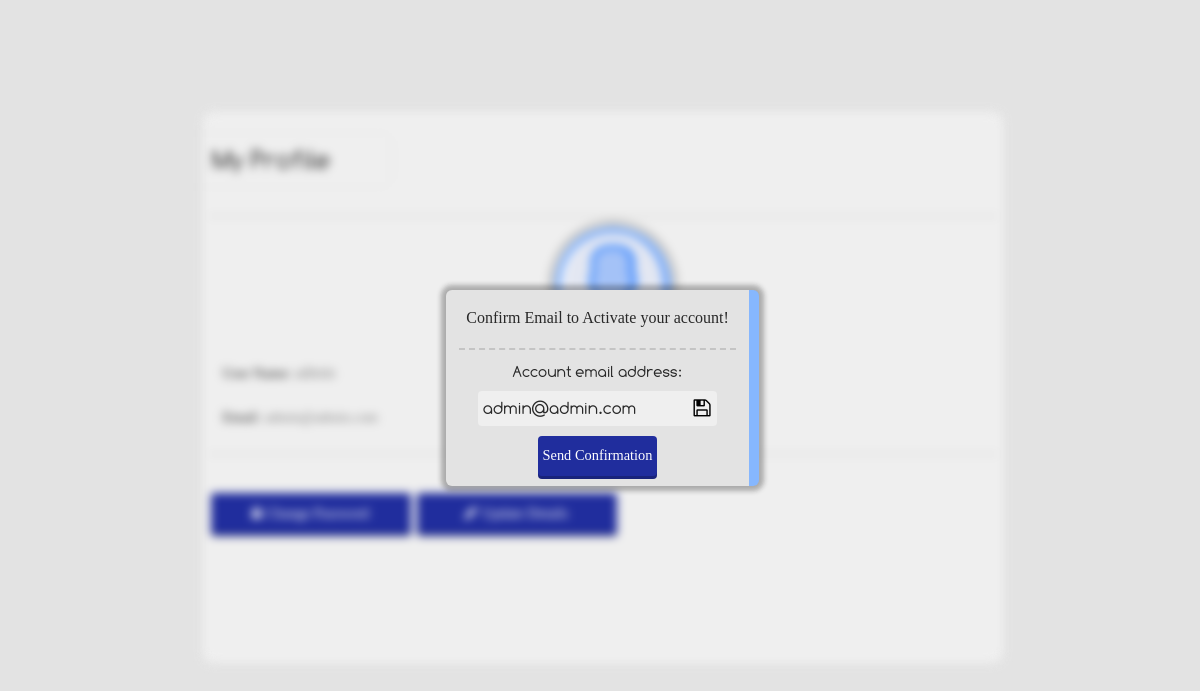
The app's page /my_profile (signed in), older data.
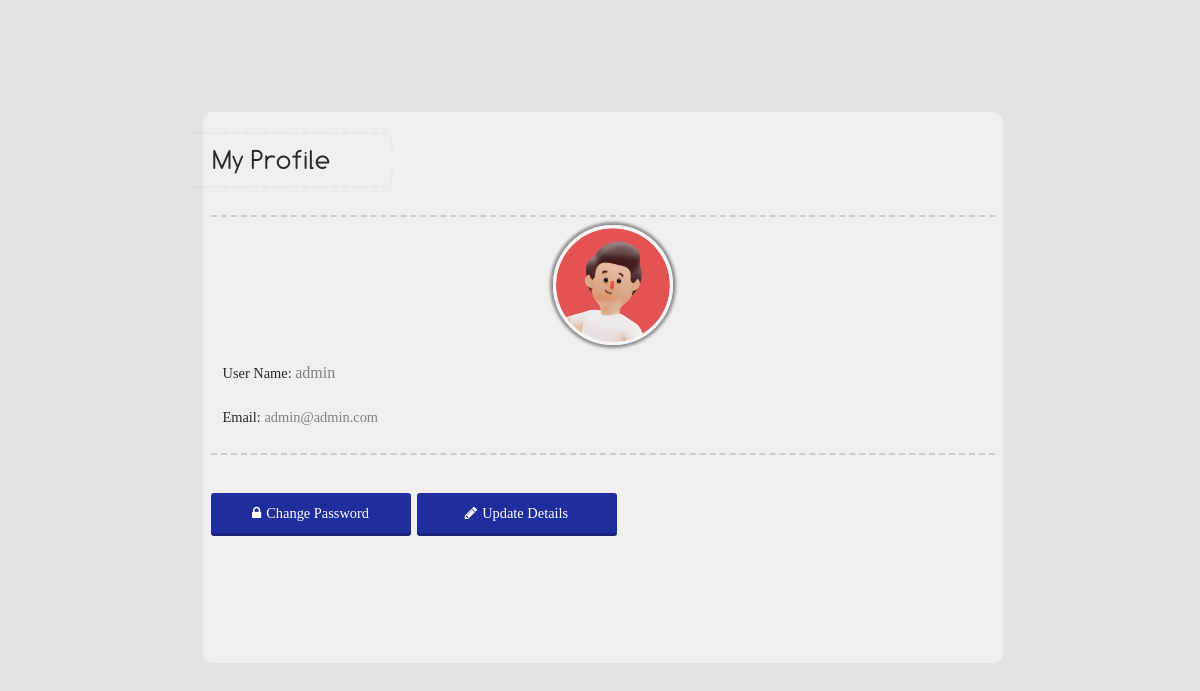
The same page, newer data.
### website/models.py (models this page shows, shortened)
class Users(db.Model, UserMixin):
    user_id = db.Column(db.Integer, primary_key=True)
    username = db.Column(db.String(50))
    email = db.Column(db.String(150), unique=True)
    password = db.Column(db.String(150))
    status = db.Column(db.String(50))
    avatar = db.Column(db.String(50))
    type = db.Column(db.Integer, db.ForeignKey('user_type.type_id'))
    misc = db.Column(db.String(1024))
    date = db.Column(db.DateTime(timezone=True), default=manila_time)

### website/user_control.py (the view)
@user_control.route('/my_profile', methods=['GET', 'POST'])
@login_required
def show_profile():
    sent = request.args.get('sent')
    if sent is None:
        sent = 'false'
    return render_template("profile.html", user=current_user, page='my_profile', sent=sent)

### website/templates/profile.html (shortened to what this page needs)
{% extends "base_headless.html" %}
{% block extra_css %}
<link id='maine' rel="stylesheet" href="{{ url_for('static', filename='css/profile_page.css') }}">
{% endblock %}
{% block contents %}
<div class="profile_page_main_con">
{% if page == 'my_profile' %}
	<div class="profile_page_con  primary_background primary_color {% if user.status != 'confirmed' %}blured_out{% endif %}" style=''>
		<div class="profile_title">
			<div>My Profile</div>
		</div>
		<hr class='line_2'>
		<div class="profile_details">
			<div class='avatar_con'> <img class='avatar_' src="{{ url_for('static', filename='images/'+current_user.avatar+'.png') }}" /></div>
		</div>
		<div class="profile_details normal">
			<p><span>User Name: </span> <span class="grayed_out normal" id="username">{{ user.username }}</span></p>
			<p><span>Email: </span> <span class="grayed_out">{{ user.email }}</span></p>
		</div>
			<hr class='line_2'>
	<div class="pro_button_kon">
		<button class="df_button secondary_background pro_button_ normal cpass_button" onclick='go_to("change_pass")'>
			<span class="fa fa-lock"></span> <span>Change Password</span>
		</button>
		<div class="df_button secondary_background normal pro_button_ edit_button" onclick='go_to("edit_profile")'>
			<span class="fa fa-pencil"></span> <span>Update Details</span>
		</div>
	</div>
	<div class="pro_button_kon">
	</div>
	</div>
{% if user.status != 'confirmed' %}
	{% if sent == 'true' %}
	<div class="confirm_email_con" style="">
	<span class='em_text normal'>Email Sent to: {{ user.email }}, <br>check your inbox.</span>
	<hr class='line_2' >
		<button class=" df_button normal primary_color_invert conf_but" onclick='showToast("Sending Email...");go_to("/confirm_email")'>Re Send </button>
	</div>
	{% else %}
	<div class="confirm_email_con" style="">
	<span class='em_text normal'>Confirm Email to Activate your account!</span>
	<hr class='line_2' >
	Account email address:
	<div class="flexed input_email">
		<input class="ls_form_in_" onchange="HAS_CHANGES = true;" value='{{ user.email }}' id="user_email" type="email"> <button onclick="updateEmailAddress();" class="df_button_flat medium "> <span class="fa fa-save"> &nbsp; </span></button>
	</div>
		<button class=" df_button normal primary_color_invert conf_but" onclick='showToast("Sending Email...");go_to("/confirm_email");updateEmailAddress(true);'>Send Confirmation</button>
	</div>
		{% endif %}
{% endif %}
{% endif %}
</div>
{% endblock %}

### website/templates/base_headless.html (shortened to what this page needs)
<!DOCTYPE html>
<html lang="en">
<head>
	<link rel="stylesheet" href="{{ url_for('static', filename='css/main.css') }}">
	<link rel="stylesheet" href="{{ url_for('static', filename='css/animate.min.css') }}">
	<link rel="stylesheet" href="{{ url_for('static', filename='css/custom_contextmenu.css') }}">
	<link rel="stylesheet" href="{{ url_for('static', filename='css/modal_styles.css') }}">
	<link rel="stylesheet" href="{{ url_for('static', filename='css/modal_views.css') }}">
	<link rel="stylesheet" href="{{ url_for('static', filename='css/daimofuu_buttons.css') }}">
	<link rel="stylesheet" href="{{ url_for('static', filename='css/daimofuu_textfield.css') }}">
	<link rel="stylesheet" href="{{ url_for('static', filename='css/typography.css') }}">
	{% block extra_css %} {% endblock %}
	<link id='' rel="stylesheet" href="{{ url_for('static', filename='css/loader.css') }}">
	{% if get_theme() == 'dark' %}
	<link  id='theme' rel="stylesheet" href="{{ url_for('static', filename='css/coloring_dark.css') }}">
	{% else %}
	<link  id='theme' rel="stylesheet" href="{{ url_for('static', filename='css/coloring.css') }}">
	{% endif %}
	<link rel="stylesheet" href="{{ url_for('static', filename='css/font-awesome.css') }}">
</head>
<body class="primary_background primary_color" id="main_body">
{% block contents %}
{%endblock%}
</body>
</html>

### website/static/css/main.css (style rules this page uses)
body { margin:0; font-family:Comfortaa; min-height:100%; padding:0px; color:white; }
.line_2 { width:98%; border:none; border-bottom:dashed rgba(70,70,70,0.2) 2px; }

### website/static/css/modal_styles.css (style rules this page uses)
button { cursor:pointer; }

### website/static/css/daimofuu_buttons.css (style rules this page uses)
.df_button { min-width:40px; min-height:40px; cursor:pointer; border:none; outline:none; background-color:none; border-radius:8px; padding:5px; box-shadow:0 3px 0 var(--secondary_color_darker); user-select:none; -webkit-transition:0.05s; transition:0.05s; }

### website/static/css/typography.css (style rules this page uses)
body, html { font-family:Gotham Rounded; }
.normal { font-size:16px; line-height:15px; font-family: 'Gotham Rounded'; }

### website/static/css/profile_page.css (style rules this page uses)
.profile_page_main_con { box-sizing:border-box; width:100%; height:auto; min-height:100vh; position:relative; background:rgba(230,230,230,0.2); padding:20px; padding-left:25px; padding-bottom:45px; display:flex; justify-content:center; flex-direction:column; align-items:center; font-family:Comfortaa; }
.profile_page_main_con > * { box-sizing:border-box; }
#main_body { background-color:var(--primary_background_darker); background-image:var(--bg_src); background-size:cover; background-attachment:fixed; transition:0.2s; -webkit-transition:0.2s; }
.profile_page_con { width:100%; max-width:800px; min-height:300px; border-right: 25px solid rgba(0,20,210,1); border-radius:10px; display:flex; align-items:center; justify-content:center; flex-direction:column; position:relative; }
.pro_button_kon { box-sizing:border-box; width:100%; display:flex; padding:5px; justify-content:left; align-items:center; min-height:100px; }
.pro_button_ { width:100%; max-width:200px; height:35px; margin:3px; border-radius:3px; display:flex; font-size:0.9em; gap:5px; align-items:center; justify-content:center; padding:5px; text-align:center; color:white; cursor:pointer; user-select:none; flex-direction:row; -webkit-transition:0.3s; transition:0.3s; }
.grayed_out { color:gray; }
.cpass_button { background:rgba(14,105,170,1); }
.profile_title { width:100%; min-height:35px; box-sizing:border-box; margin-top:30px; margin-bottom:30px; position:relative; top:0; left:0; right:0; display:flex; align-items:center; padding-left:20px; font-size:1.7em; }
.profile_title > div { width:100%; color:var(--primary_color); max-width:200px; padding:10px; position:absolute; left:0; border-radius:0px 10px 10px 0px; border:2px dashed rgba(0,0,0,0.03) ; border-left:0px; padding-left:20px; transform:translateX(-10px); }
.profile_details { width:100%; min-height:100px; box-sizing:border-box; position:relative; bottom:0; left:0; right:0; display:flex; flex-direction:column; justify-content:center; align-items:left; padding-left:20px; font-size:0.9em; }
.line_2 { width:98%; border:none; border-bottom:dashed rgba(70,70,70,0.2) 2px; }
.avatar_con { width:120px; height:120px; overflow:hidden; box-sizing:border-box; border:solid rgba(245,245,245,1) 3px; box-shadow:0px 0px 3px 3px rgba(0,0,0,0.4); border-radius:100%; margin:0px auto; }
.avatar_ { width:100%; box-sizing:border-box; height:auto; }

### website/static/css/loader.css (style rules this page uses)
* { box-sizing:border-box; }

### website/static/css/coloring.css (style rules this page uses)
:root { --primary_background: #efefef; --primary_background_faded: #efefef35; --primary_background_darker: #e3e3e3; --primary_color: rgba(40,40,40,1); --primary_color_faded: rgba(40,40,40,0.6); --primary_color_invert: rgba(254,254,255,1); --secondary_color: #86b7fe; --secondary_color_faded: #86b7fe88; --secondary_color_darker: #19237b; --third_color_faded: rgba(24,24,24,0.30); --third_much_faded: rgba(24,24,24,0.05); --secondary_background: #202d9d; --accent_color:#D6BC3D; --error_color: #e91e63; --secondary_color_faded1: #ffbe4560; --secondary_color_faded2: #61ff5c60; --failed_color_faded: #e91e63a0; --bg_src: url('../images/bg_2.png'); }
.primary_color::placeholder { color: var(--primary_color); opacity: 0.6; }
.primary_color { color: var(--primary_color)!important; }
.primary_background { background-color:var(--primary_background); }
.secondary_background { background-color:var(--secondary_background); }
.profile_page_con { border-right:var(--secondary_background); }

Row changes from the older to the newer data that the page shows:
changed Users "admin": status "pending" → "confirmed" (drawn); avatar: picture added in place of a placeholder; email "admin@admin.com" → (not shown)
Text that changed along with them:
text no longer shown: "Confirm Email to Activate your account! Account email address: Send Confirmation"
